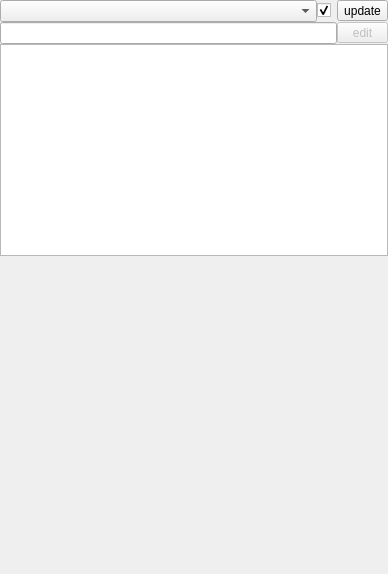
<?xml version="1.0" encoding="UTF-8"?>
<ui version="4.0">
 <class>Form</class>
 <widget class="QWidget" name="Form">
  <property name="geometry">
   <rect>
    <x>0</x>
    <y>0</y>
    <width>388</width>
    <height>574</height>
   </rect>
  </property>
  <property name="sizePolicy">
   <sizepolicy hsizetype="Expanding" vsizetype="Expanding">
    <horstretch>0</horstretch>
    <verstretch>0</verstretch>
   </sizepolicy>
  </property>
  <property name="windowTitle">
   <string>Form</string>
  </property>
  <layout class="QGridLayout" name="gridLayout_2">
   <property name="leftMargin">
    <number>0</number>
   </property>
   <property name="topMargin">
    <number>0</number>
   </property>
   <property name="rightMargin">
    <number>0</number>
   </property>
   <property name="bottomMargin">
    <number>0</number>
   </property>
   <property name="spacing">
    <number>0</number>
   </property>
   <item row="0" column="0">
    <widget class="QComboBox" name="comboBox"/>
   </item>
   <item row="0" column="1">
    <widget class="QCheckBox" name="checkBox">
     <property name="sizePolicy">
      <sizepolicy hsizetype="Fixed" vsizetype="Fixed">
       <horstretch>0</horstretch>
       <verstretch>0</verstretch>
      </sizepolicy>
     </property>
     <property name="text">
      <string/>
     </property>
     <property name="checked">
      <bool>true</bool>
     </property>
    </widget>
   </item>
   <item row="0" column="2">
    <widget class="QToolButton" name="toolButton">
     <property name="text">
      <string>update</string>
     </property>
    </widget>
   </item>
   <item row="1" column="2">
    <widget class="QToolButton" name="toolButton_2">
     <property name="enabled">
      <bool>false</bool>
     </property>
     <property name="sizePolicy">
      <sizepolicy hsizetype="Minimum" vsizetype="Fixed">
       <horstretch>0</horstretch>
       <verstretch>0</verstretch>
      </sizepolicy>
     </property>
     <property name="text">
      <string>edit</string>
     </property>
    </widget>
   </item>
   <item row="3" column="0" colspan="3">
    <layout class="QGridLayout" name="gridLayout"/>
   </item>
   <item row="4" column="1">
    <spacer name="verticalSpacer">
     <property name="orientation">
      <enum>Qt::Vertical</enum>
     </property>
     <property name="sizeHint" stdset="0">
      <size>
       <width>20</width>
       <height>318</height>
      </size>
     </property>
    </spacer>
   </item>
   <item row="2" column="0" colspan="3">
    <widget class="QTextEdit" name="textEdit">
     <property name="sizePolicy">
      <sizepolicy hsizetype="Expanding" vsizetype="MinimumExpanding">
       <horstretch>0</horstretch>
       <verstretch>0</verstretch>
      </sizepolicy>
     </property>
    </widget>
   </item>
   <item row="1" column="0" colspan="2">
    <widget class="QLineEdit" name="lineEdit"/>
   </item>
  </layout>
  <action name="actionFunctionUpdate">
   <property name="text">
    <string>FunctionUpdate</string>
   </property>
  </action>
  <action name="actionCodeChanges">
   <property name="text">
    <string>Code Changes</string>
   </property>
  </action>
 </widget>
 <resources/>
 <connections>
  <connection>
   <sender>toolButton</sender>
   <signal>clicked()</signal>
   <receiver>actionFunctionUpdate</receiver>
   <slot>trigger()</slot>
   <hints>
    <hint type="sourcelabel">
     <x>24</x>
     <y>679</y>
    </hint>
    <hint type="destinationlabel">
     <x>-1</x>
     <y>-1</y>
    </hint>
   </hints>
  </connection>
  <connection>
   <sender>checkBox</sender>
   <signal>toggled(bool)</signal>
   <receiver>textEdit</receiver>
   <slot>setVisible(bool)</slot>
   <hints>
    <hint type="sourcelabel">
     <x>175</x>
     <y>39</y>
    </hint>
    <hint type="destinationlabel">
     <x>157</x>
     <y>185</y>
    </hint>
   </hints>
  </connection>
  <connection>
   <sender>comboBox</sender>
   <signal>currentIndexChanged(QString)</signal>
   <receiver>actionCodeChanges</receiver>
   <slot>trigger()</slot>
   <hints>
    <hint type="sourcelabel">
     <x>189</x>
     <y>16</y>
    </hint>
    <hint type="destinationlabel">
     <x>-1</x>
     <y>-1</y>
    </hint>
   </hints>
  </connection>
 </connections>
</ui>
